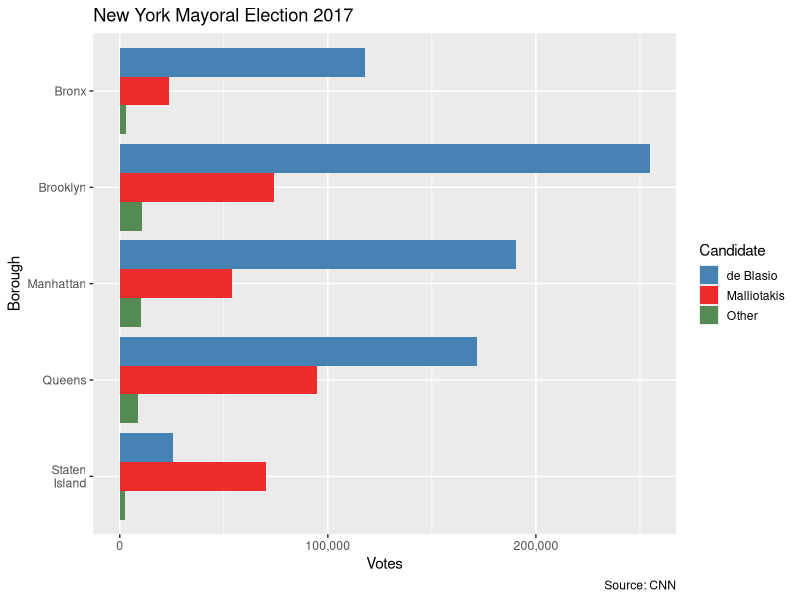

Recreate this plot in R.
## ---- chunk 1
library(kableExtra)
library(scales)
library(tidyverse)
knitr::opts_chunk$set(echo = FALSE, message = FALSE)
## ---- chunk 2
library(kableExtra)
library(tidyverse)
ny_mayor <- read_csv("ny_mayor.csv")

# I use bind_rows to add the total votes as bottom row of the table. The idea
# is from
# https://stackoverflow.com/questions/4946873/add-row-to-a-data-frame-with-total-sum-for-each-column
# (accessed on 19 January 2022).
# The idea for the solid horizontal line above the row for the total votes
# is from
# https://stackoverflow.com/questions/53655983/row-spec-function-from-kableextra-does-not-create-a-horizontal-line-in-html-ou
# I make 'CNN' in the caption a clickable hyperlink.
ny_mayor |>
  bind_rows(summarise(
    ny_mayor,
    across(where(is.numeric), sum),
    across(where(is.character), ~"Total")
  )) |>
  rename_with(str_to_title) |>
  rename("de Blasio" = "De_blasio") |>
  kbl(
    format.args = list(big.mark = ","),
    caption = "New York Mayoral Election 2017"
  ) |>
  kable_styling(
    bootstrap_options = c("striped", "condensed"),
    full_width = FALSE
  ) |>
  add_header_above(c(" " = 1, "Candidate" = 3)) |>
  row_spec(nrow(ny_mayor), extra_css = "border-bottom: 1px solid") |>
  footnote(
    general = str_c(
      "<small>Source: <a href=",
      "https://edition.cnn.com/election/2017/results/new-york-city-mayor",
      ">CNN</a></small>"
    ),
    escape = FALSE,
    general_title = ""
  )
## ---- chunk 3
ny_mayor_long <- read_csv("ny_mayor.csv") |>
  mutate(borough = str_replace(borough, " ", "\n")) |>
  pivot_longer(-borough) |>
  mutate(name = fct_rev(name))
ggplot(ny_mayor_long, aes(borough, value, fill = name)) +
  geom_col(position = "dodge") +
  scale_x_discrete(limits = rev) +
  coord_flip() +
  scale_y_continuous(labels = label_comma()) +
  scale_fill_manual(
    labels = c("Other", "Malliotakis", "de Blasio"),
    values = c("palegreen4", "firebrick2", "steelblue")
  ) +
  labs(
    title = "New York Mayoral Election 2017",
    caption = "Source: CNN",
    x = "Borough",
    y = "Votes",
    fill = "Candidate"
  ) +
  guides(fill = guide_legend(reverse = TRUE)) +
  theme(legend.key.size = unit(1, "lines"))
